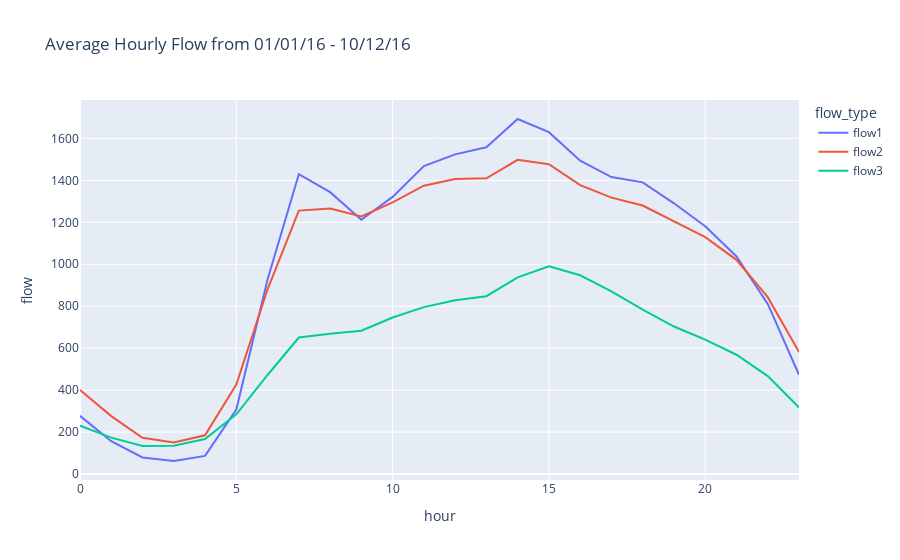

Notebook cell for this chart:
### Markdown cell above
### Comparison of Avg Hourly Flows

### Code cell
# Hourly sum of flows (not adjusted), averaged across all days in the dataset
df_plot = arrivals.groupby(['flow_type', pd.Grouper(key='timestamp', freq='D'), 'hour']).flow.sum().reset_index()\
                  .groupby(['flow_type', 'hour']).flow.mean().reset_index()
px.line(df_plot, x='hour', y='flow', color='flow_type',
        title='Average Hourly Flow from 01/01/16 - 10/12/16')

### Figure 1 — Plotly figure (JSON) as saved in the notebook; plotly's stock layout.template omitted (floating-point values rounded to 4 significant figures)
{"data": [{"hovertemplate": "flow_type=flow1<br>hour=%{x}<br>flow=%{y}<extra></extra>", "legendgroup": "flow1", "line": {"color": "#636efa", "dash": "solid"}, "marker": {"symbol": "circle"}, "mode": "lines", "name": "flow1", "orientation": "v", "showlegend": true, "type": "scatter", "x": [0, 1, 2, 3, 4, 5, 6, 7, 8, 9, 10, 11, 12, 13, 14, 15, 16, 17, 18, 19, 20, 21, 22, 23], "xaxis": "x", "y": [277.6, 156.9, 79.45, 62.41, 86.82, 307.4, 927.9, 1429.0, 1344.0, 1212.0, 1321.0, 1468.0, 1524.0, 1558.0, 1692.0, 1630.0, 1494.0, 1416.0, 1391.0, 1291.0, 1181.0, 1037.0, 811.3, 473.3], "yaxis": "y"}, {"hovertemplate": "flow_type=flow2<br>hour=%{x}<br>flow=%{y}<extra></extra>", "legendgroup": "flow2", "line": {"color": "#EF553B", "dash": "solid"}, "marker": {"symbol": "circle"}, "mode": "lines", "name": "flow2", "orientation": "v", "showlegend": true, "type": "scatter", "x": [0, 1, 2, 3, 4, 5, 6, 7, 8, 9, 10, 11, 12, 13, 14, 15, 16, 17, 18, 19, 20, 21, 22, 23], "xaxis": "x", "y": [400.8, 276.4, 173.2, 150.5, 184.9, 426.7, 880.8, 1256.0, 1266.0, 1228.0, 1295.0, 1374.0, 1407.0, 1410.0, 1498.0, 1477.0, 1378.0, 1318.0, 1280.0, 1204.0, 1129.0, 1021.0, 843.2, 582.3], "yaxis": "y"}, {"hovertemplate": "flow_type=flow3<br>hour=%{x}<br>flow=%{y}<extra></extra>", "legendgroup": "flow3", "line": {"color": "#00cc96", "dash": "solid"}, "marker": {"symbol": "circle"}, "mode": "lines", "name": "flow3", "orientation": "v", "showlegend": true, "type": "scatter", "x": [0, 1, 2, 3, 4, 5, 6, 7, 8, 9, 10, 11, 12, 13, 14, 15, 16, 17, 18, 19, 20, 21, 22, 23], "xaxis": "x", "y": [231.2, 173.8, 134.3, 135.6, 167.0, 284.7, 472.3, 650.9, 669.3, 683.6, 746.2, 795.8, 828.6, 847.8, 937.7, 990.5, 947.5, 870.8, 784.1, 703.4, 640.8, 568.9, 467.1, 317.4], "yaxis": "y"}], "layout": {"legend": {"title": {"text": "flow_type"}, "tracegroupgap": 0}, "title": {"text": "Average Hourly Flow from 01/01/16 - 10/12/16"}, "xaxis": {"anchor": "y", "domain": [0, 1], "title": {"text": "hour"}}, "yaxis": {"anchor": "x", "domain": [0, 1], "title": {"text": "flow"}}}}
